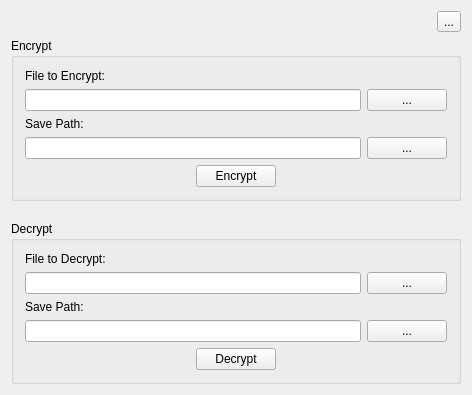
<?xml version="1.0" encoding="UTF-8"?>
<ui version="4.0">
 <class>CryptionWindow</class>
 <widget class="QMainWindow" name="CryptionWindow">
  <property name="geometry">
   <rect>
    <x>0</x>
    <y>0</y>
    <width>472</width>
    <height>395</height>
   </rect>
  </property>
  <property name="windowTitle">
   <string>ImageEncrypter</string>
  </property>
  <widget class="QWidget" name="centralWidget">
   <layout class="QVBoxLayout" name="verticalLayout">
    <item>
     <layout class="QHBoxLayout" name="horizontalLayout_5">
      <property name="spacing">
       <number>6</number>
      </property>
      <item>
       <spacer name="horizontalSpacer">
        <property name="orientation">
         <enum>Qt::Horizontal</enum>
        </property>
        <property name="sizeHint" stdset="0">
         <size>
          <width>40</width>
          <height>20</height>
         </size>
        </property>
       </spacer>
      </item>
      <item>
       <widget class="QToolButton" name="settingsButton">
        <property name="toolTip">
         <string>Settings...</string>
        </property>
        <property name="text">
         <string>...</string>
        </property>
       </widget>
      </item>
     </layout>
    </item>
    <item>
     <widget class="QGroupBox" name="groupBox">
      <property name="title">
       <string>Encrypt</string>
      </property>
      <layout class="QVBoxLayout" name="verticalLayout_2">
       <item>
        <widget class="QLabel" name="label">
         <property name="sizePolicy">
          <sizepolicy hsizetype="Preferred" vsizetype="Preferred">
           <horstretch>0</horstretch>
           <verstretch>0</verstretch>
          </sizepolicy>
         </property>
         <property name="text">
          <string>File to Encrypt:</string>
         </property>
        </widget>
       </item>
       <item>
        <layout class="QHBoxLayout" name="horizontalLayout_2">
         <item>
          <widget class="QLineEdit" name="fileToEncryptPath"/>
         </item>
         <item>
          <widget class="QPushButton" name="changeFileToEncryptPathButton">
           <property name="toolTip">
            <string>Choose file to encrypt...</string>
           </property>
           <property name="text">
            <string>...</string>
           </property>
          </widget>
         </item>
        </layout>
       </item>
       <item>
        <widget class="QLabel" name="label_2">
         <property name="text">
          <string>Save Path:</string>
         </property>
        </widget>
       </item>
       <item>
        <layout class="QHBoxLayout" name="horizontalLayout">
         <item>
          <widget class="QLineEdit" name="encryptedFileSavePath"/>
         </item>
         <item>
          <widget class="QPushButton" name="changeFileEncryptedSavePathButton">
           <property name="toolTip">
            <string>Choose file location to save.</string>
           </property>
           <property name="text">
            <string>...</string>
           </property>
          </widget>
         </item>
        </layout>
       </item>
       <item>
        <layout class="QHBoxLayout" name="horizontalLayout_6">
         <item>
          <spacer name="horizontalSpacer_2">
           <property name="orientation">
            <enum>Qt::Horizontal</enum>
           </property>
           <property name="sizeHint" stdset="0">
            <size>
             <width>40</width>
             <height>20</height>
            </size>
           </property>
          </spacer>
         </item>
         <item>
          <widget class="QPushButton" name="encryptButton">
           <property name="text">
            <string>Encrypt</string>
           </property>
          </widget>
         </item>
         <item>
          <spacer name="horizontalSpacer_3">
           <property name="orientation">
            <enum>Qt::Horizontal</enum>
           </property>
           <property name="sizeHint" stdset="0">
            <size>
             <width>40</width>
             <height>20</height>
            </size>
           </property>
          </spacer>
         </item>
        </layout>
       </item>
      </layout>
     </widget>
    </item>
    <item>
     <spacer name="verticalSpacer">
      <property name="orientation">
       <enum>Qt::Vertical</enum>
      </property>
      <property name="sizeHint" stdset="0">
       <size>
        <width>20</width>
        <height>40</height>
       </size>
      </property>
     </spacer>
    </item>
    <item>
     <widget class="QGroupBox" name="groupBox_2">
      <property name="title">
       <string>Decrypt</string>
      </property>
      <layout class="QVBoxLayout" name="verticalLayout_3">
       <item>
        <widget class="QLabel" name="label_3">
         <property name="text">
          <string>File to Decrypt:</string>
         </property>
        </widget>
       </item>
       <item>
        <layout class="QHBoxLayout" name="horizontalLayout_3">
         <item>
          <widget class="QLineEdit" name="fileToDecryptPath"/>
         </item>
         <item>
          <widget class="QPushButton" name="changeFileToDecryptPathButton">
           <property name="toolTip">
            <string>Choose file to decrypt...</string>
           </property>
           <property name="text">
            <string>...</string>
           </property>
          </widget>
         </item>
        </layout>
       </item>
       <item>
        <widget class="QLabel" name="label_4">
         <property name="text">
          <string>Save Path:</string>
         </property>
        </widget>
       </item>
       <item>
        <layout class="QHBoxLayout" name="horizontalLayout_4">
         <item>
          <widget class="QLineEdit" name="decryptedFileSavePath"/>
         </item>
         <item>
          <widget class="QPushButton" name="changeFileDecryptedSavePathButton">
           <property name="toolTip">
            <string>Choose file location to save.</string>
           </property>
           <property name="text">
            <string>...</string>
           </property>
          </widget>
         </item>
        </layout>
       </item>
       <item>
        <layout class="QHBoxLayout" name="horizontalLayout_7">
         <item>
          <spacer name="horizontalSpacer_5">
           <property name="orientation">
            <enum>Qt::Horizontal</enum>
           </property>
           <property name="sizeHint" stdset="0">
            <size>
             <width>40</width>
             <height>20</height>
            </size>
           </property>
          </spacer>
         </item>
         <item>
          <widget class="QPushButton" name="decryptButton">
           <property name="text">
            <string>Decrypt</string>
           </property>
          </widget>
         </item>
         <item>
          <spacer name="horizontalSpacer_4">
           <property name="orientation">
            <enum>Qt::Horizontal</enum>
           </property>
           <property name="sizeHint" stdset="0">
            <size>
             <width>40</width>
             <height>20</height>
            </size>
           </property>
          </spacer>
         </item>
        </layout>
       </item>
      </layout>
     </widget>
    </item>
   </layout>
  </widget>
 </widget>
 <layoutdefault spacing="6" margin="11"/>
 <resources/>
 <connections/>
</ui>
